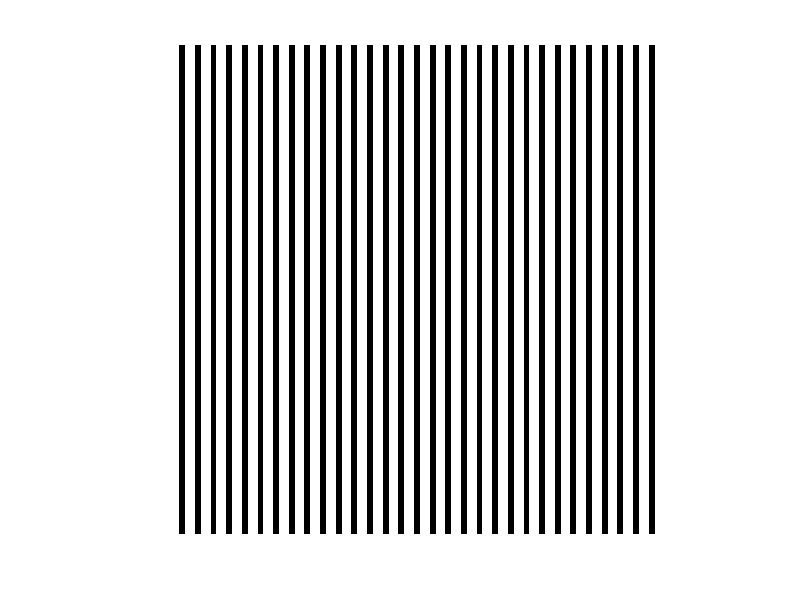

Recreate this plot in MATLAB.
%%

filename='testAnimated.gif';

%%
xsize=500;
ysize=500;
image=zeros(ysize,xsize);
%%
period=16.0;
dutycycle=0.375;
cutoff=period*(1-dutycycle);
nImages=1;

%%
   h= figure;

for idx=1:nImages
    image=zeros(ysize,xsize);
    k=idx-1;
    for i=1:1:xsize  
     k=k+1;
         if k<=cutoff
          image(:,i)=ones(ysize,1);
         end

         if k==period
             k=0;
         end

    end

imshow(image)
frame=getframe(h);
im{idx}=frame2im(frame);
end

imwrite(image,'stripes.png');
%%
% for idx = 1:nImages
%     [A,map] = rgb2ind(im{idx},256);
%     if idx == 1
%         imwrite(A,map,filename,'gif','LoopCount',Inf,'DelayTime',0.1);
%     else
%         imwrite(A,map,filename,'gif','WriteMode','append','DelayTime',0.1);
%     end
% end
